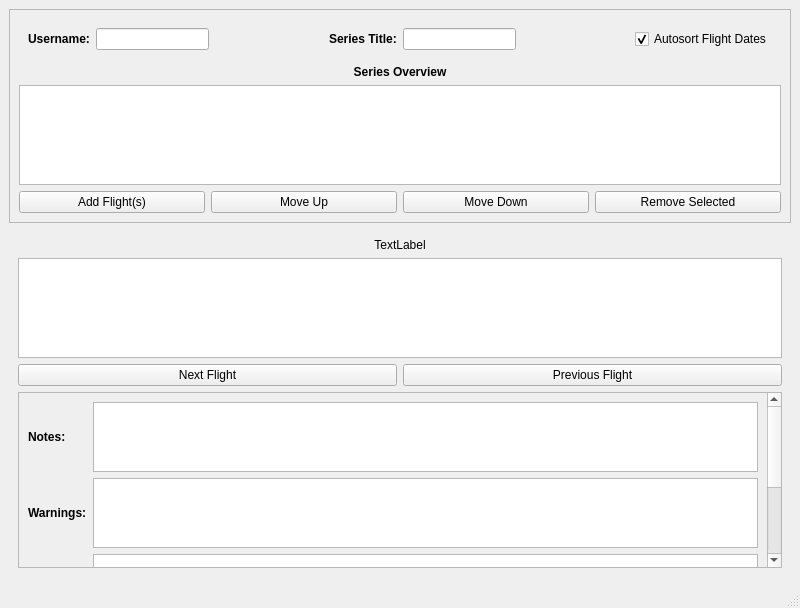
<?xml version="1.0" encoding="UTF-8"?>
<ui version="4.0">
 <class>MainWindow</class>
 <widget class="QMainWindow" name="MainWindow">
  <property name="geometry">
   <rect>
    <x>0</x>
    <y>0</y>
    <width>800</width>
    <height>608</height>
   </rect>
  </property>
  <property name="windowTitle">
   <string>SOFIA Cruise Reviewer</string>
  </property>
  <widget class="QWidget" name="centralwidget">
   <layout class="QGridLayout" name="gridLayout">
    <item row="0" column="0" rowspan="2" colspan="2">
     <widget class="QFrame" name="frame">
      <property name="frameShape">
       <enum>QFrame::StyledPanel</enum>
      </property>
      <property name="frameShadow">
       <enum>QFrame::Raised</enum>
      </property>
      <layout class="QGridLayout" name="gridLayout_3">
       <item row="0" column="0" colspan="4">
        <widget class="QWidget" name="widget" native="true">
         <layout class="QGridLayout" name="gridLayout_6">
          <item row="0" column="1">
           <widget class="QLineEdit" name="lineEditUserName"/>
          </item>
          <item row="0" column="3">
           <widget class="QLabel" name="labelSeriesTitle">
            <property name="font">
             <font>
              <weight>75</weight>
              <bold>true</bold>
             </font>
            </property>
            <property name="text">
             <string>Series Title:</string>
            </property>
           </widget>
          </item>
          <item row="0" column="4">
           <widget class="QLineEdit" name="lineEditSeriesTitle"/>
          </item>
          <item row="0" column="6">
           <widget class="QCheckBox" name="checkBoxAutosortFlights">
            <property name="text">
             <string>Autosort Flight Dates</string>
            </property>
            <property name="checked">
             <bool>true</bool>
            </property>
           </widget>
          </item>
          <item row="0" column="2">
           <spacer name="horizontalSpacer">
            <property name="orientation">
             <enum>Qt::Horizontal</enum>
            </property>
            <property name="sizeHint" stdset="0">
             <size>
              <width>40</width>
              <height>20</height>
             </size>
            </property>
           </spacer>
          </item>
          <item row="0" column="0">
           <widget class="QLabel" name="labelUsername">
            <property name="font">
             <font>
              <weight>75</weight>
              <bold>true</bold>
             </font>
            </property>
            <property name="text">
             <string>Username:</string>
            </property>
           </widget>
          </item>
          <item row="0" column="5">
           <spacer name="horizontalSpacer_2">
            <property name="orientation">
             <enum>Qt::Horizontal</enum>
            </property>
            <property name="sizeHint" stdset="0">
             <size>
              <width>40</width>
              <height>20</height>
             </size>
            </property>
           </spacer>
          </item>
         </layout>
        </widget>
       </item>
       <item row="3" column="3">
        <widget class="QPushButton" name="pushButtonRemoveFlight">
         <property name="text">
          <string>Remove Selected</string>
         </property>
        </widget>
       </item>
       <item row="1" column="0" colspan="4">
        <widget class="QLabel" name="labelSeriesFlightList">
         <property name="font">
          <font>
           <weight>75</weight>
           <bold>true</bold>
          </font>
         </property>
         <property name="text">
          <string>Series Overview</string>
         </property>
         <property name="alignment">
          <set>Qt::AlignCenter</set>
         </property>
        </widget>
       </item>
       <item row="2" column="0" colspan="4">
        <widget class="DragDropTable" name="tableWidgetFlightBasics">
         <property name="minimumSize">
          <size>
           <width>0</width>
           <height>100</height>
          </size>
         </property>
        </widget>
       </item>
       <item row="3" column="0">
        <widget class="QPushButton" name="pushButtonAddFlight">
         <property name="text">
          <string>Add Flight(s)</string>
         </property>
        </widget>
       </item>
       <item row="3" column="1">
        <widget class="QPushButton" name="pushButtonMoveUp">
         <property name="text">
          <string>Move Up</string>
         </property>
        </widget>
       </item>
       <item row="3" column="2">
        <widget class="QPushButton" name="pushButtonMoveDown">
         <property name="text">
          <string>Move Down</string>
         </property>
        </widget>
       </item>
      </layout>
     </widget>
    </item>
    <item row="2" column="0" colspan="2">
     <widget class="QFrame" name="frame_3">
      <layout class="QGridLayout" name="gridLayout_4">
       <item row="3" column="0" colspan="2">
        <widget class="QScrollArea" name="scrollArea">
         <property name="widgetResizable">
          <bool>true</bool>
         </property>
         <widget class="QWidget" name="scrollAreaWidgetContents">
          <property name="geometry">
           <rect>
            <x>0</x>
            <y>0</y>
            <width>748</width>
            <height>316</height>
           </rect>
          </property>
          <layout class="QGridLayout" name="gridLayout_5">
           <item row="1" column="0">
            <widget class="QLabel" name="labelWarnings">
             <property name="font">
              <font>
               <weight>75</weight>
               <bold>true</bold>
              </font>
             </property>
             <property name="text">
              <string>Warnings:</string>
             </property>
            </widget>
           </item>
           <item row="2" column="0">
            <widget class="QLabel" name="labelErrors">
             <property name="font">
              <font>
               <weight>75</weight>
               <bold>true</bold>
              </font>
             </property>
             <property name="text">
              <string>Errors:</string>
             </property>
            </widget>
           </item>
           <item row="0" column="0">
            <widget class="QLabel" name="labelNotes">
             <property name="font">
              <font>
               <weight>75</weight>
               <bold>true</bold>
              </font>
             </property>
             <property name="text">
              <string>Notes:</string>
             </property>
            </widget>
           </item>
           <item row="3" column="0">
            <widget class="QLabel" name="labelTips">
             <property name="font">
              <font>
               <weight>75</weight>
               <bold>true</bold>
              </font>
             </property>
             <property name="text">
              <string>Tips:</string>
             </property>
            </widget>
           </item>
           <item row="0" column="1">
            <widget class="QTextEdit" name="textEditNotes"/>
           </item>
           <item row="1" column="1">
            <widget class="QTextEdit" name="textEditWarnings"/>
           </item>
           <item row="2" column="1">
            <widget class="QTextEdit" name="textEditErrors"/>
           </item>
           <item row="3" column="1">
            <widget class="QTextEdit" name="textEditTips"/>
           </item>
          </layout>
         </widget>
        </widget>
       </item>
       <item row="0" column="0" colspan="2">
        <widget class="QLabel" name="labelCurrentFlight">
         <property name="text">
          <string>TextLabel</string>
         </property>
         <property name="alignment">
          <set>Qt::AlignCenter</set>
         </property>
        </widget>
       </item>
       <item row="2" column="1">
        <widget class="QPushButton" name="pushButtonPrevFlight">
         <property name="text">
          <string>Previous Flight</string>
         </property>
        </widget>
       </item>
       <item row="2" column="0">
        <widget class="QPushButton" name="pushButtonNextFlight">
         <property name="text">
          <string>Next Flight</string>
         </property>
        </widget>
       </item>
       <item row="1" column="0" colspan="2">
        <widget class="QTableWidget" name="tableWidgetCurrentFlight">
         <property name="minimumSize">
          <size>
           <width>0</width>
           <height>100</height>
          </size>
         </property>
        </widget>
       </item>
      </layout>
     </widget>
    </item>
   </layout>
  </widget>
  <widget class="QStatusBar" name="statusbar"/>
 </widget>
 <customwidgets>
  <customwidget>
   <class>DragDropTable</class>
   <extends>QTableWidget</extends>
   <header>.dragdroptable</header>
  </customwidget>
 </customwidgets>
 <resources/>
 <connections/>
</ui>
